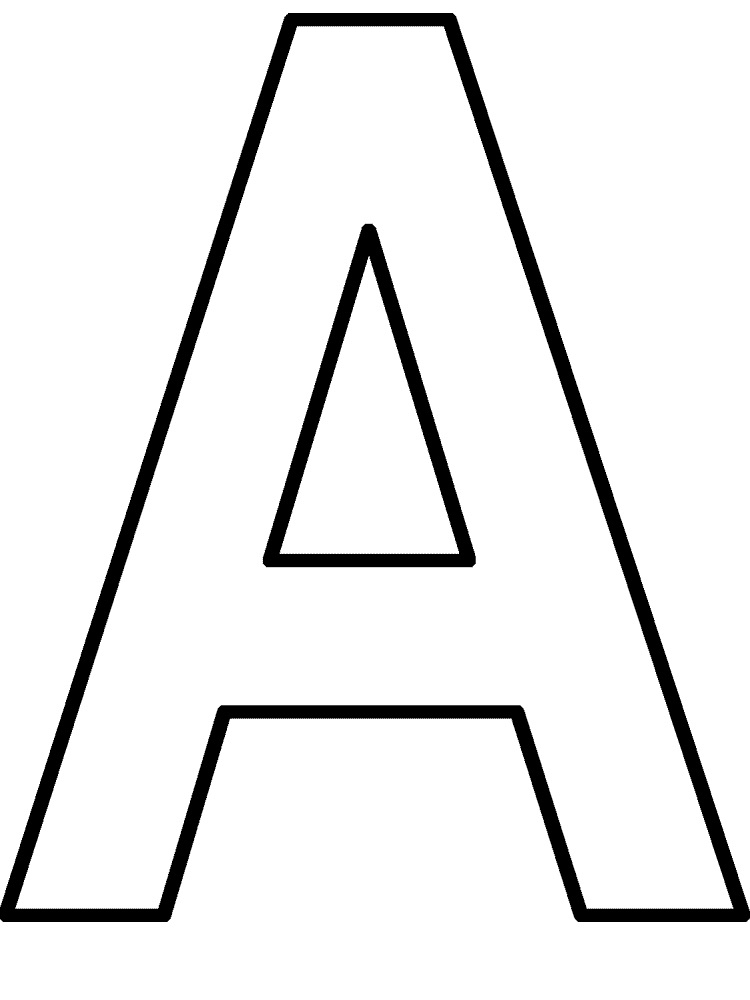
//> input picture CVcpp/morphology/A.jpg, 750 x 1000 px
$ ./regionFill   (built with g++ and OpenCV 4)
//> lines starting //> are read from the running program, lines starting //| are printed output that depends on the picture; after the words box and inside, x2 and y2 are one past the last pixel; in counts of white or black regions, pixels touching at a corner belong together
#include <opencv2/core/core.hpp>
#include <opencv2/imgproc/imgproc.hpp>
#include <opencv2/highgui/highgui.hpp>
#include <iostream>

using namespace std;
using namespace cv;


int main(int argc, char *argv[])
{
    Mat src;
    src = imread("../A.jpg", CV_LOAD_IMAGE_GRAYSCALE);
//> src is the input picture: 1000 rows x 750 cols, CV_8UC1; min 0, max 255, mean 235.7
    resize(src, src, Size(256,256));
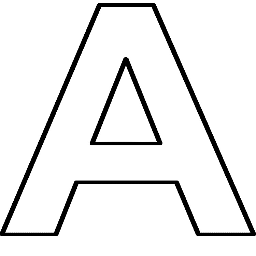
//> src: 256 rows x 256 cols, CV_8UC1; min 0, max 255, mean 235.7

    threshold(src, src, 100, 255, CV_THRESH_BINARY_INV);
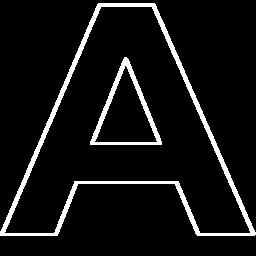
//> src: 256 rows x 256 cols, CV_8UC1; 7.3% white; 2 white regions, box (x1, y1, x2, y2) and area: (0, 3, 256, 236) 3746, (90, 57, 162, 145) 1062

    normalize(src, src, 0,1, NORM_MINMAX);
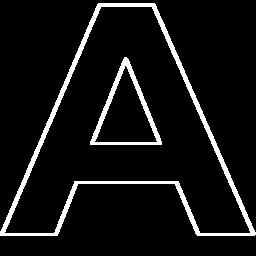
//> src: 256 rows x 256 cols, CV_8UC1; values 0 (black) and 1 (white), 7.3% white; 2 white regions, box (x1, y1, x2, y2) and area: (0, 3, 256, 236) 3746, (90, 57, 162, 145) 1062

    Mat dst;
    dst = Mat::zeros(src.size(), CV_8U);

    //Hardcoded value
    dst.at<uchar>(75,75) = 1;

    Mat prev;
    Mat kernel = (cv::Mat_<uchar>(3,3) << 0, 1, 0, 1, 1, 1, 0, 1, 0);

    do {
        dst.copyTo(prev);
        dilate(dst, dst, kernel);
        dst &= (1 - src);
    }
    while (countNonZero(dst - prev) > 0);
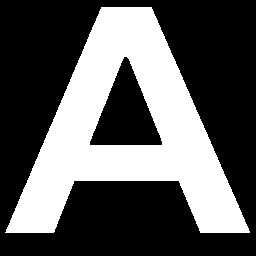
//> prev: 256 rows x 256 cols, CV_8UC1; values 0 (black) and 1 (white), 35.9% white; 1 white region, box (x1, y1, x2, y2) and area: (5, 7, 250, 233) 23497

    src = 1 - src;
    normalize(src, src, 0, 255, NORM_MINMAX);
    normalize(dst, dst, 0, 255, NORM_MINMAX);

    namedWindow("Input Image");
    imshow("Input Image", src);

    imwrite("./fill.jpg", dst);
    namedWindow("out");
    imshow("out", dst);

    waitKey();
    return 0;
}
